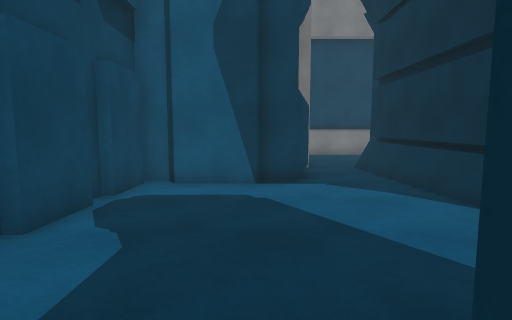
view 1 (above)

19 first-person views from a walk through a scene from a Unity 3-D project. The camera is 1.2 m above the floor, tilts 6° down and sees 80° across. Doors are open. The floor is counted in squares, 1 m on a side. Each view is taken from the middle of a square. On the plan, view 1 faces up. The plan holds only what a view shows up to about 13 squares ahead; the rest is blank. The place goes on beyond the plan. The player character is not drawn.

view 2
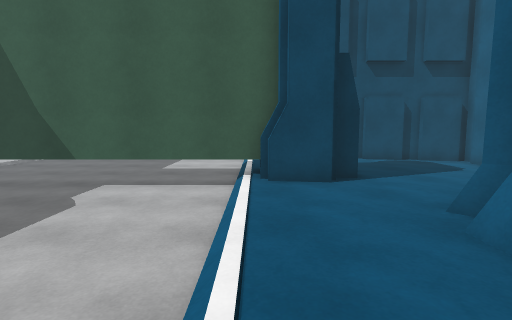

view 3
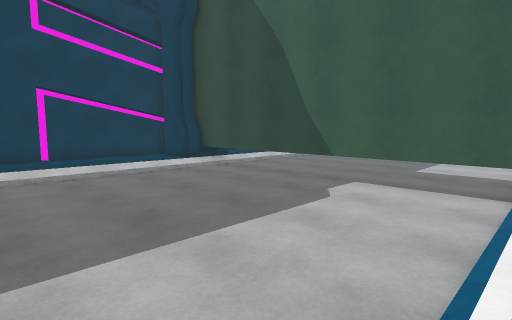

view 4
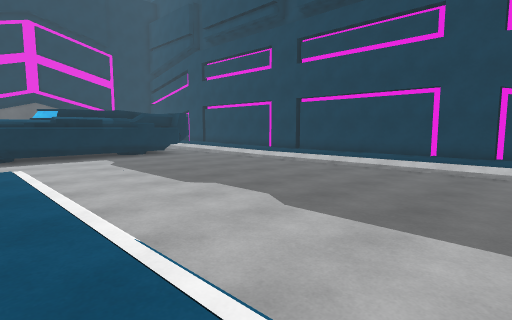

view 5
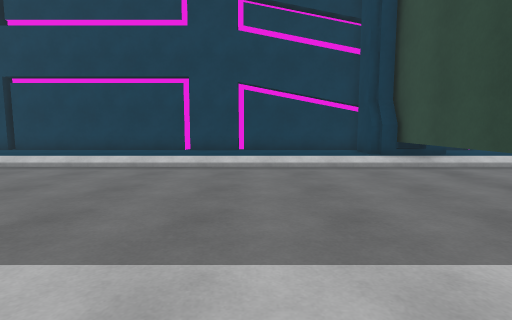

view 6
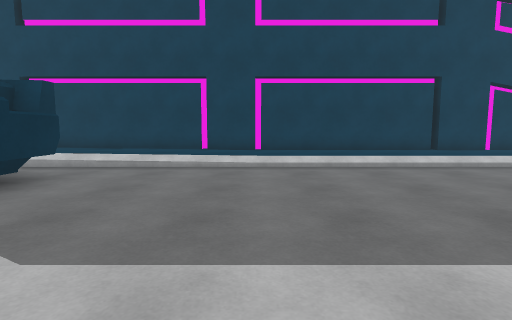

view 7
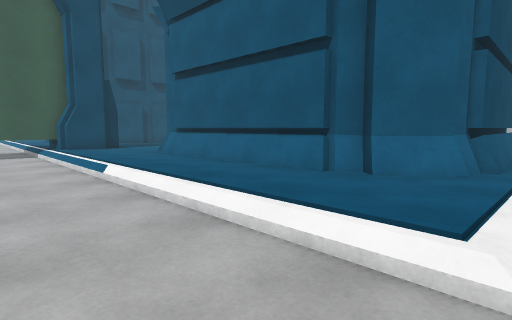

view 8
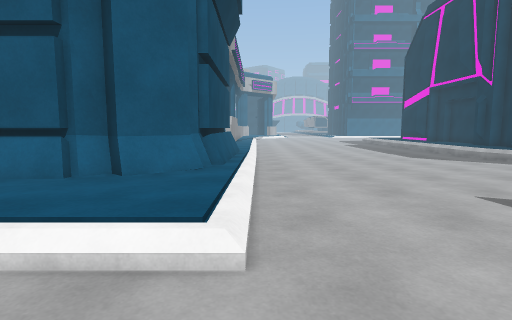

view 9
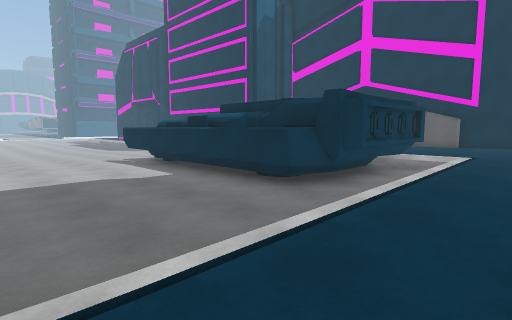

view 10
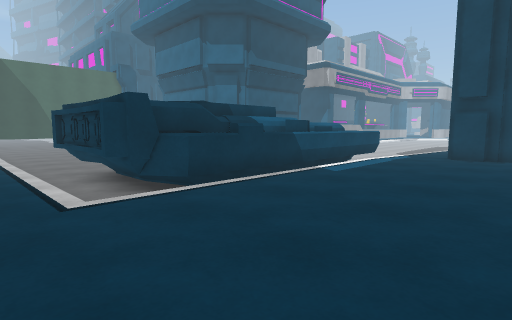

view 11
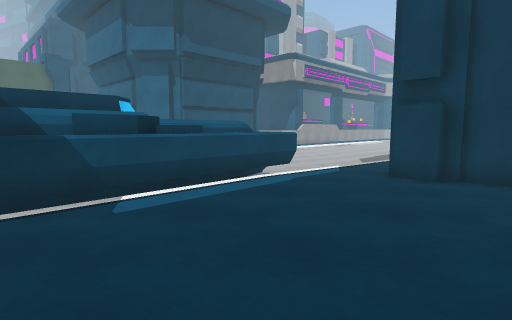

view 12
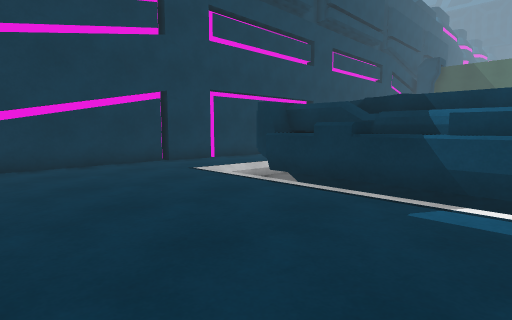

view 13
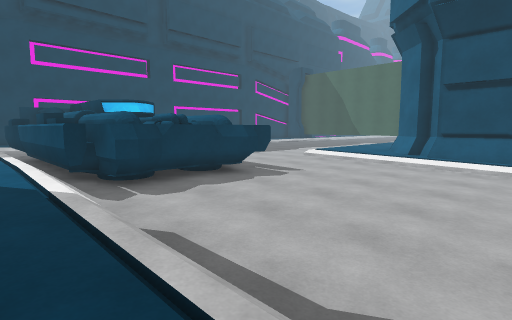

view 14
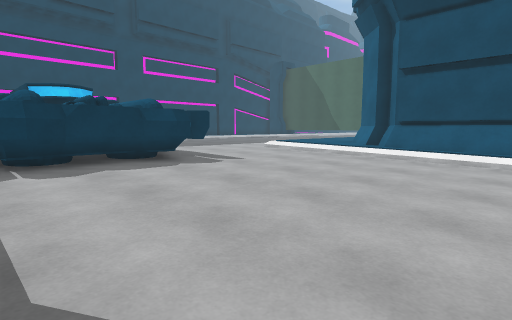

view 15
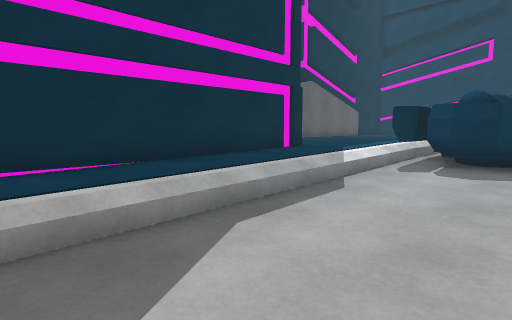

view 16
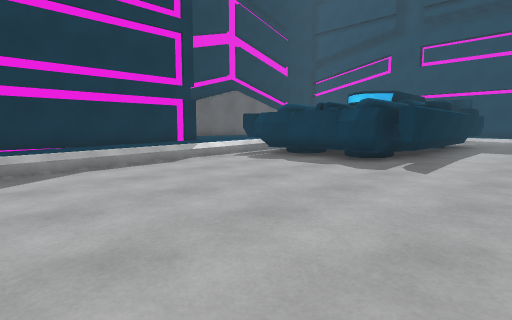

view 17
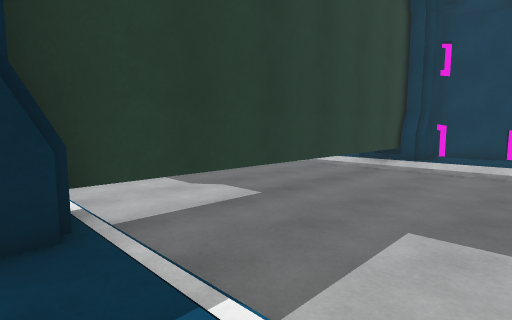

view 18
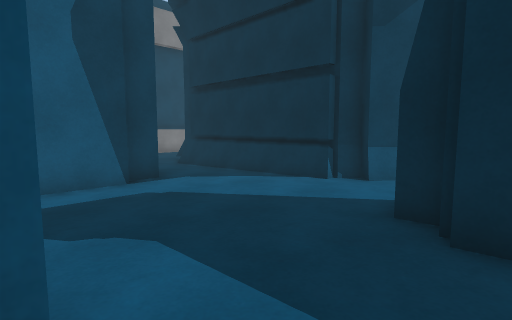

view 19
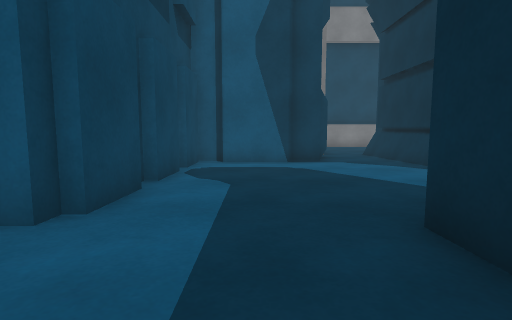

### Floor plan
Key: @ floor where view 1 was taken; # wall or solid block; . main floor; : floor 0.25 m higher than the main floor; - floor 0.25 m lower than the main floor; + floor 0.5 m higher than the main floor; / step, stairs or slope; ^ raised ledge; B building; T thing the floor can be seen under or through.
Columns run from 3 left of view 1 to 34 right of it. Each row starts with its distance up from view 1.
  9     #..B          #B/-----------/:
  8 #####..B          #B/-----------/:#
  7 #......B          #B/-----------/:#
  6 #......B          #B/-----------/:#
  5 #::::::B          #B/-----------/:#
  4 #::::::B#         #B/-----------/:#
  3 #::::::/#       ###:/-----------/:#
  2 #:::::::/B#######B::/-----------/:###
  1 #:::###:::::::::::::/.........../:##:
  0 :::@###:::::::::::::/....######^/::::
 -1  :::TTT:::::::::::::/....#####^^/+++++
 -2 .....^...................####^^^/+++++
 -3 .....^...................####^^^/+++++
 -4 .....^...................##  #^^/+++++
 -5 .....^...................##  #^^/+++++
 -6 .....^...................##  #^^/+++++
 -7 .....^...................##  #^^/+++++
 -8 .....^...................######^/+++++
 -9 .....^...................######^/+++++
-10 .....^...................#######/+++++
-11 .....#..................../..././+++++
-12  ///###//////////////////////////++++
-13  :::###::::::::::::::::::::::::+++++++
-14  #### #::::##:::::::###:::::::##++++#
-15       ###############################

Where each view was taken, in squares from view 1:
view 1: 0 up, 0 right, facing up
view 2: 1 down, 10 right, facing left
view 3: 1 down, 10 right, facing down-left
view 4: 0 up, 6 right, facing down-right
view 5: 2 down, 7 right, facing down
view 6: 2 down, 17 right, facing down
view 7: 4 down, 17 right, facing up-left
view 8: 4 down, 17 right, facing up
view 9: 14 down, 16 right, facing up-right
view 10: 13 down, 34 right, facing up-left
view 11: 7 down, 34 right, facing up-left
view 12: 4 down, 34 right, facing down-left
view 13: 8 up, 30 right, facing down-left
view 14: 9 up, 28 right, facing down-left
view 15: 9 up, 25 right, facing down-right
view 16: 9 up, 19 right, facing down-right
view 17: 0 up, 3 left, facing down-right
view 18: 0 up, 3 left, facing up-right
view 19: 2 down, 1 left, facing up
